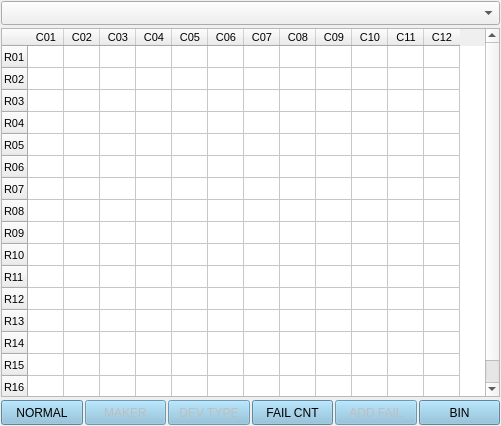
<?xml version="1.0" encoding="UTF-8"?>
<ui version="4.0">
 <class>CBibView</class>
 <widget class="QWidget" name="CBibView">
  <property name="geometry">
   <rect>
    <x>0</x>
    <y>0</y>
    <width>501</width>
    <height>426</height>
   </rect>
  </property>
  <property name="windowTitle">
   <string>Form</string>
  </property>
  <layout class="QVBoxLayout" name="verticalLayout">
   <property name="spacing">
    <number>3</number>
   </property>
   <property name="leftMargin">
    <number>1</number>
   </property>
   <property name="topMargin">
    <number>1</number>
   </property>
   <property name="rightMargin">
    <number>1</number>
   </property>
   <property name="bottomMargin">
    <number>1</number>
   </property>
   <item>
    <widget class="QComboBox" name="cboStep">
     <property name="sizePolicy">
      <sizepolicy hsizetype="Preferred" vsizetype="Fixed">
       <horstretch>0</horstretch>
       <verstretch>0</verstretch>
      </sizepolicy>
     </property>
     <property name="minimumSize">
      <size>
       <width>0</width>
       <height>24</height>
      </size>
     </property>
     <property name="currentText">
      <string/>
     </property>
     <property name="maxVisibleItems">
      <number>5</number>
     </property>
     <property name="maxCount">
      <number>10000</number>
     </property>
    </widget>
   </item>
   <item>
    <widget class="QTableWidget" name="tblBibMap">
     <property name="sizePolicy">
      <sizepolicy hsizetype="Expanding" vsizetype="Expanding">
       <horstretch>0</horstretch>
       <verstretch>0</verstretch>
      </sizepolicy>
     </property>
     <property name="minimumSize">
      <size>
       <width>150</width>
       <height>150</height>
      </size>
     </property>
     <property name="maximumSize">
      <size>
       <width>1024</width>
       <height>1000</height>
      </size>
     </property>
     <property name="font">
      <font>
       <pointsize>8</pointsize>
      </font>
     </property>
     <property name="gridStyle">
      <enum>Qt::SolidLine</enum>
     </property>
     <attribute name="horizontalHeaderMinimumSectionSize">
      <number>15</number>
     </attribute>
     <attribute name="horizontalHeaderDefaultSectionSize">
      <number>36</number>
     </attribute>
     <attribute name="verticalHeaderMinimumSectionSize">
      <number>15</number>
     </attribute>
     <attribute name="verticalHeaderDefaultSectionSize">
      <number>22</number>
     </attribute>
     <row>
      <property name="text">
       <string>R01</string>
      </property>
     </row>
     <row>
      <property name="text">
       <string>R02</string>
      </property>
     </row>
     <row>
      <property name="text">
       <string>R03</string>
      </property>
     </row>
     <row>
      <property name="text">
       <string>R04</string>
      </property>
     </row>
     <row>
      <property name="text">
       <string>R05</string>
      </property>
     </row>
     <row>
      <property name="text">
       <string>R06</string>
      </property>
     </row>
     <row>
      <property name="text">
       <string>R07</string>
      </property>
     </row>
     <row>
      <property name="text">
       <string>R08</string>
      </property>
     </row>
     <row>
      <property name="text">
       <string>R09</string>
      </property>
     </row>
     <row>
      <property name="text">
       <string>R10</string>
      </property>
     </row>
     <row>
      <property name="text">
       <string>R11</string>
      </property>
     </row>
     <row>
      <property name="text">
       <string>R12</string>
      </property>
     </row>
     <row>
      <property name="text">
       <string>R13</string>
      </property>
     </row>
     <row>
      <property name="text">
       <string>R14</string>
      </property>
     </row>
     <row>
      <property name="text">
       <string>R15</string>
      </property>
     </row>
     <row>
      <property name="text">
       <string>R16</string>
      </property>
     </row>
     <column>
      <property name="text">
       <string>C01</string>
      </property>
     </column>
     <column>
      <property name="text">
       <string>C02</string>
      </property>
     </column>
     <column>
      <property name="text">
       <string>C03</string>
      </property>
     </column>
     <column>
      <property name="text">
       <string>C04</string>
      </property>
     </column>
     <column>
      <property name="text">
       <string>C05</string>
      </property>
     </column>
     <column>
      <property name="text">
       <string>C06</string>
      </property>
     </column>
     <column>
      <property name="text">
       <string>C07</string>
      </property>
     </column>
     <column>
      <property name="text">
       <string>C08</string>
      </property>
     </column>
     <column>
      <property name="text">
       <string>C09</string>
      </property>
     </column>
     <column>
      <property name="text">
       <string>C10</string>
      </property>
     </column>
     <column>
      <property name="text">
       <string>C11</string>
      </property>
     </column>
     <column>
      <property name="text">
       <string>C12</string>
      </property>
     </column>
    </widget>
   </item>
   <item>
    <layout class="QHBoxLayout" name="bLayoutBibButtons">
     <property name="spacing">
      <number>2</number>
     </property>
     <item>
      <widget class="QPushButton" name="btnNormal">
       <property name="sizePolicy">
        <sizepolicy hsizetype="Preferred" vsizetype="Preferred">
         <horstretch>0</horstretch>
         <verstretch>0</verstretch>
        </sizepolicy>
       </property>
       <property name="minimumSize">
        <size>
         <width>55</width>
         <height>25</height>
        </size>
       </property>
       <property name="styleSheet">
        <string notr="true">background-color: #84bcda;</string>
       </property>
       <property name="text">
        <string>NORMAL</string>
       </property>
      </widget>
     </item>
     <item>
      <widget class="QPushButton" name="btnMaker">
       <property name="enabled">
        <bool>false</bool>
       </property>
       <property name="sizePolicy">
        <sizepolicy hsizetype="Preferred" vsizetype="Preferred">
         <horstretch>0</horstretch>
         <verstretch>0</verstretch>
        </sizepolicy>
       </property>
       <property name="minimumSize">
        <size>
         <width>55</width>
         <height>25</height>
        </size>
       </property>
       <property name="styleSheet">
        <string notr="true">background-color: #84bcda;</string>
       </property>
       <property name="text">
        <string>MAKER</string>
       </property>
      </widget>
     </item>
     <item>
      <widget class="QPushButton" name="btnDevType">
       <property name="enabled">
        <bool>false</bool>
       </property>
       <property name="sizePolicy">
        <sizepolicy hsizetype="Preferred" vsizetype="Preferred">
         <horstretch>0</horstretch>
         <verstretch>0</verstretch>
        </sizepolicy>
       </property>
       <property name="minimumSize">
        <size>
         <width>55</width>
         <height>25</height>
        </size>
       </property>
       <property name="styleSheet">
        <string notr="true">background-color: #84bcda;</string>
       </property>
       <property name="text">
        <string>DEV TYPE</string>
       </property>
      </widget>
     </item>
     <item>
      <widget class="QPushButton" name="btnFailCnt">
       <property name="sizePolicy">
        <sizepolicy hsizetype="Preferred" vsizetype="Preferred">
         <horstretch>0</horstretch>
         <verstretch>0</verstretch>
        </sizepolicy>
       </property>
       <property name="minimumSize">
        <size>
         <width>55</width>
         <height>25</height>
        </size>
       </property>
       <property name="styleSheet">
        <string notr="true">background-color: #84bcda;</string>
       </property>
       <property name="text">
        <string>FAIL CNT</string>
       </property>
      </widget>
     </item>
     <item>
      <widget class="QPushButton" name="btnAddFail">
       <property name="enabled">
        <bool>false</bool>
       </property>
       <property name="sizePolicy">
        <sizepolicy hsizetype="Preferred" vsizetype="Preferred">
         <horstretch>0</horstretch>
         <verstretch>0</verstretch>
        </sizepolicy>
       </property>
       <property name="minimumSize">
        <size>
         <width>55</width>
         <height>25</height>
        </size>
       </property>
       <property name="styleSheet">
        <string notr="true">background-color: #84bcda;</string>
       </property>
       <property name="text">
        <string>ADD FAIL</string>
       </property>
      </widget>
     </item>
     <item>
      <widget class="QPushButton" name="btnBin">
       <property name="sizePolicy">
        <sizepolicy hsizetype="Preferred" vsizetype="Preferred">
         <horstretch>0</horstretch>
         <verstretch>0</verstretch>
        </sizepolicy>
       </property>
       <property name="minimumSize">
        <size>
         <width>55</width>
         <height>25</height>
        </size>
       </property>
       <property name="autoFillBackground">
        <bool>false</bool>
       </property>
       <property name="styleSheet">
        <string notr="true">background-color: rgb(132, 188, 218);</string>
       </property>
       <property name="text">
        <string>BIN</string>
       </property>
      </widget>
     </item>
    </layout>
   </item>
  </layout>
 </widget>
 <resources/>
 <connections/>
</ui>
